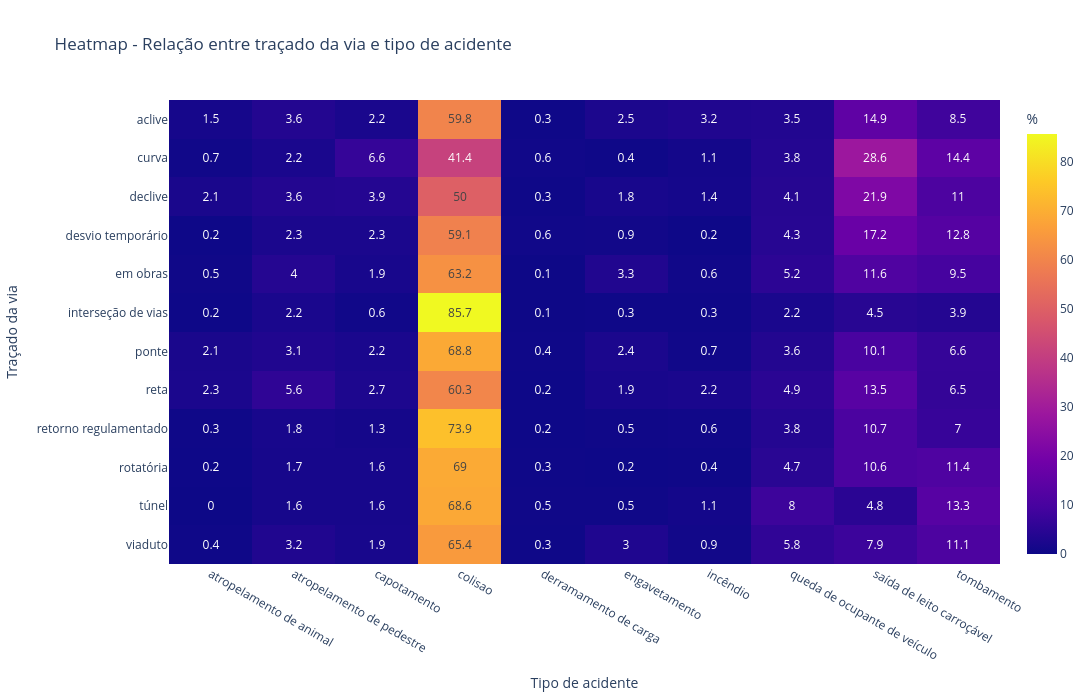

Here is the notebook cell this chart was saved with:
### Code cell
# ============================================
# 1. Limpar tracado_via
# ============================================

tabela_limpa["tracado_via"] = (
    tabela_limpa["tracado_via"]
    .str.split(";")
    .str[0]
    .str.strip()
    .str.lower()
)

# ============================================
# 2. Selecionar top tipos
# ============================================

top_tipos = (
    tabela_limpa["tipo_acidente"]
    .value_counts()
    .head(10)
    .index
)

tabela_top = tabela_limpa[
    tabela_limpa["tipo_acidente"].isin(top_tipos)
]

# ============================================
# 3. Criar tabela percentual
# ============================================

relacao_pct = pd.crosstab(
    tabela_top["tracado_via"],
    tabela_top["tipo_acidente"],
    normalize="index"
) * 100

relacao_pct = relacao_pct.round(1)

# ============================================
# 4. HEATMAP
# ============================================

fig_heatmap = px.imshow(
    relacao_pct,
    text_auto=True,
    aspect="auto",
    title="Heatmap - Relação entre traçado da via e tipo de acidente",
    labels={
        "x": "Tipo de acidente",
        "y": "Traçado da via",
        "color": "%"
    }
)

fig_heatmap.update_layout(
    width=1200,
    height=700
)

fig_heatmap.show()

### Figure 1 — Plotly figure (JSON) as saved in the notebook; plotly's stock layout.template omitted (floating-point values rounded to 4 significant figures)
{"data": [{"coloraxis": "coloraxis", "hovertemplate": "Tipo de acidente: %{x}<br>Traçado da via: %{y}<br>%: %{z}<extra></extra>", "name": "0", "texttemplate": "%{z}", "type": "heatmap", "x": ["atropelamento de animal", "atropelamento de pedestre", "capotamento", "colisao", "derramamento de carga", "engavetamento", "incêndio", "queda de ocupante de veículo", "saída de leito carroçável", "tombamento"], "xaxis": "x", "y": ["aclive", "curva", "declive", "desvio temporário", "em obras", "interseção de vias", "ponte", "reta", "retorno regulamentado", "rotatória", "túnel", "viaduto"], "yaxis": "y", "z": [[1.5, 3.6, 2.2, 59.8, 0.3, 2.5, 3.2, 3.5, 14.9, 8.5], [0.7, 2.2, 6.6, 41.4, 0.6, 0.4, 1.1, 3.8, 28.6, 14.4], [2.1, 3.6, 3.9, 50.0, 0.3, 1.8, 1.4, 4.1, 21.9, 11.0], [0.2, 2.3, 2.3, 59.1, 0.6, 0.9, 0.2, 4.3, 17.2, 12.8], [0.5, 4.0, 1.9, 63.2, 0.1, 3.3, 0.6, 5.2, 11.6, 9.5], [0.2, 2.2, 0.6, 85.7, 0.1, 0.3, 0.3, 2.2, 4.5, 3.9], [2.1, 3.1, 2.2, 68.8, 0.4, 2.4, 0.7, 3.6, 10.1, 6.6], [2.3, 5.6, 2.7, 60.3, 0.2, 1.9, 2.2, 4.9, 13.5, 6.5], [0.3, 1.8, 1.3, 73.9, 0.2, 0.5, 0.6, 3.8, 10.7, 7.0], [0.2, 1.7, 1.6, 69.0, 0.3, 0.2, 0.4, 4.7, 10.6, 11.4], [0.0, 1.6, 1.6, 68.6, 0.5, 0.5, 1.1, 8.0, 4.8, 13.3], [0.4, 3.2, 1.9, 65.4, 0.3, 3.0, 0.9, 5.8, 7.9, 11.1]]}], "layout": {"coloraxis": {"colorbar": {"title": {"text": "%"}}, "colorscale": [[0, "#0d0887"], [0.1111, "#46039f"], [0.2222, "#7201a8"], [0.3333, "#9c179e"], [0.4444, "#bd3786"], [0.5556, "#d8576b"], [0.6667, "#ed7953"], [0.7778, "#fb9f3a"], [0.8889, "#fdca26"], [1, "#f0f921"]]}, "height": 700, "title": {"text": "Heatmap - Relação entre traçado da via e tipo de acidente"}, "width": 1200, "xaxis": {"anchor": "y", "domain": [0, 1], "title": {"text": "Tipo de acidente"}}, "yaxis": {"anchor": "x", "autorange": "reversed", "domain": [0, 1], "title": {"text": "Traçado da via"}}}}
